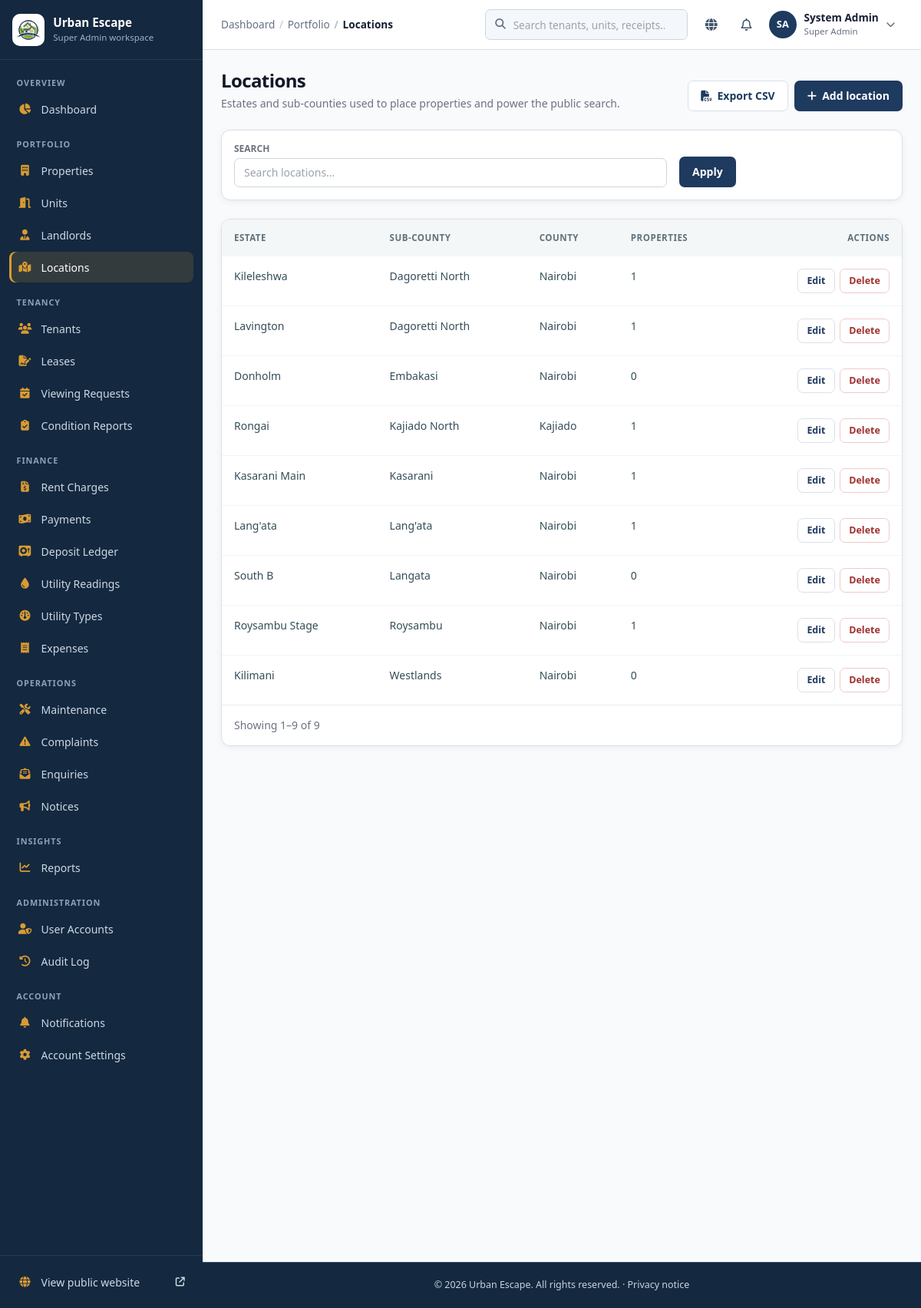
The page /admin/locations.php (signed in) on the database its author committed.
### tables this page shows
CREATE TABLE IF NOT EXISTS locations (
    id INT AUTO_INCREMENT PRIMARY KEY,
    county VARCHAR(100) DEFAULT 'Nairobi',
    sub_county VARCHAR(100) NOT NULL,
    estate VARCHAR(100) NOT NULL,
    created_at TIMESTAMP DEFAULT CURRENT_TIMESTAMP
);

### admin/locations.php (called while the page is built)
<?php
require_once __DIR__ . '/../includes/crud.php';
crud_run([
    'module' => 'locations',
    'table' => 'locations',
    'singular' => 'Location',
    'plural' => 'Locations',
    'description' => 'Estates and sub-counties used to place properties and power the public search.',
    'fields' => [
        'county' => ['label' => 'County', 'required' => true, 'max' => 100, 'default' => 'Nairobi'],
        'sub_county' => ['label' => 'Sub-county', 'required' => true, 'max' => 100],
        'estate' => ['label' => 'Estate', 'required' => true, 'max' => 100],
    ],
    'list' => [
        'sql' => 'SELECT l.id, l.county, l.sub_county, l.estate, (SELECT COUNT(*) FROM properties p WHERE p.location_id = l.id) AS property_count FROM locations l',
        'columns' => [
            'estate' => ['label' => 'Estate'],
            'sub_county' => ['label' => 'Sub-county'],
            'county' => ['label' => 'County'],
            'property_count' => ['label' => 'Properties'],
        ],
        'search' => ['l.estate', 'l.sub_county', 'l.county'],
        'order' => 'l.sub_county, l.estate',
    ],
    'messages' => ['in_use' => 'Properties are still assigned to this location, so it cannot be deleted.'],
]);

### includes/functions.php (called while the page is built, shortened)
<?php
function e($string) {
    return htmlspecialchars($string ?? '', ENT_QUOTES, 'UTF-8');
}

### config/modules.php (called while the page is built, shortened)
<?php
function app_modules(): array {
    static $modules = null;
    if ($modules !== null) return $modules;
    $managers = ['Super Admin', 'Property Manager'];
    $finance = ['Super Admin', 'Property Manager', 'Accountant'];
    $landlord = ['Landlord'];
    $caretaker = ['Caretaker'];
}
function user_can_access_module(string $key): bool {
    $user = getCurrentUser();
    $modules = app_modules();
    return (int)$user['role_id'] === 1 || in_array($user['role_name'], $modules[$key]['roles'], true);
}

### includes/shell.php (called while the page is built, shortened)
<?php
require_once __DIR__ . '/../config/modules.php';
require_once __DIR__ . '/functions.php';
function current_module_key(): ?string {
    $script = str_replace('\\', '/', $_SERVER['SCRIPT_NAME'] ?? '');
    foreach (app_modules() as $key => $module) {
        if (substr($script, -strlen('/' . $module['path'])) === '/' . $module['path']) return $key;
    }
    return null;
}
function shell_breadcrumbs(string $dashboardUrl, ?string $pageTitle): array {
    $crumbs = [['Dashboard', $dashboardUrl]];
    $key = current_module_key();
    if ($key) {
        $module = app_modules()[$key];
        $crumbs[] = [$module['group'], null];
    }
    $crumbs[] = [$pageTitle ?? 'Page', null];
    return $crumbs;
}

### includes/crud.php (the view, shortened to what this page needs)
<?php
require_once __DIR__ . '/../config/modules.php';
require_once __DIR__ . '/functions.php';
function crud_run(array $resource): void {
    $r = crud_prepare_resource($resource);
    $db = db();
    crud_render_list($db, $r);
}
function crud_prepare_resource(array $r): array {
    $r += ['description' => '', 'allow_create' => true, 'allow_edit' => true, 'allow_delete' => true,
        'delete_roles' => null, 'hooks' => [], 'actions' => [], 'list' => [], 'messages' => [], 'scope' => null];
    $r['list'] += ['where' => '', 'search' => [], 'filters' => [], 'order' => 'id DESC', 'row_actions' => null, 'panel' => null];
    $r['url'] = module_url($r['module']);
    return $r;
}
function crud_can(array $r, string $operation): bool {
    if ($operation === 'create') return $r['allow_create'];
    if ($operation === 'edit') return $r['allow_edit'];
    if ($r['delete_roles'] === null) return true;
    $user = getCurrentUser();
    return (int)$user['role_id'] === 1 || in_array($user['role_name'], $r['delete_roles'], true);
}
function crud_list_query(PDO $db, array $r): array {
    $list = $r['list'];
    $where = $list['where'] !== '' ? ['(' . $list['where'] . ')'] : [];
    $params = [];
    $active = [];
    $search = trim(is_string($_GET['q'] ?? null) ? $_GET['q'] : '');
    $sql = $list['sql'] . ($where ? ' WHERE ' . implode(' AND ', $where) : '');
    return [$sql, $params, $active];
}
function crud_cell(array $column, array $row, string $key): string {
    $format = $column['format'] ?? null;
    $value = $row[$key] ?? null;
    return $value === null || $value === '' ? '<span class="text-gray-400">—</span>' : e((string)$value);
}
function crud_render_list(PDO $db, array $r): void {
    [$sql, $params, $active] = crud_list_query($db, $r);
    $countStmt = $db->prepare("SELECT COUNT(*) FROM ($sql) AS crud_count");
    $countStmt->execute($params);
    $total = (int)$countStmt->fetchColumn();
    $pages = max(1, (int)ceil($total / CRUD_PAGE_SIZE));
    $page = min($pages, max(1, (int)($_GET['page'] ?? 1)));
    $offset = ($page - 1) * CRUD_PAGE_SIZE;
    $stmt = $db->prepare("$sql ORDER BY {$r['list']['order']} LIMIT " . CRUD_PAGE_SIZE . " OFFSET $offset");
    $stmt->execute($params);
    $rows = $stmt->fetchAll();
    $columns = $r['list']['columns'];
    $canEdit = crud_can($r, 'edit');
    $canDelete = crud_can($r, 'delete');
    $hasActions = $canEdit || $canDelete || $r['list']['row_actions'];
    include __DIR__ . '/layout_top.php';
    ?>
    <div class="flex flex-col md:flex-row md:items-end md:justify-between gap-4">
        <div>
            <h1 class="text-2xl font-bold text-gray-900"><?php echo e($r['plural']); ?></h1>
            <?php if ($r['description']): ?><p class="text-sm text-gray-500 mt-1"><?php echo e($r['description']); ?></p><?php endif; ?>
        </div>
        <div class="flex flex-wrap gap-2">
            <a class="btn btn-secondary" href="<?php echo e($r['url'] . '?' . http_build_query(['action' => 'export'] + $active)); ?>"><i class="fa-solid fa-file-csv" aria-hidden="true"></i> Export CSV</a>
            <?php if (crud_can($r, 'create')): ?><a class="btn btn-primary" href="<?php echo e($r['url'] . '?action=create'); ?>"><i class="fa-solid fa-plus" aria-hidden="true"></i> Add <?php echo e(strtolower($r['singular'])); ?></a><?php endif; ?>
        </div>
    </div>
    <?php if ($r['list']['search'] || $r['list']['filters']): ?>
    <form method="get" class="filter-bar bg-white p-4 rounded-xl border border-gray-100 shadow-sm" role="search">
        <?php if ($r['list']['search']): ?>
        <div class="filter-search"><label for="crud-q" class="block text-xs font-semibold text-gray-500 uppercase mb-1">Search</label>
            <input id="crud-q" type="search" name="q" value="<?php echo e($active['q'] ?? ''); ?>" placeholder="Search <?php echo e(strtolower($r['plural'])); ?>…" class="w-full px-3 py-2 border border-gray-300 rounded-lg text-sm"></div>
        <?php endif; ?>
        <div class="flex items-end gap-2"><button type="submit" class="btn btn-primary">Apply</button><?php if ($active): ?><a class="btn btn-secondary" href="<?php echo e($r['url']); ?>">Reset</a><?php endif; ?></div>
    </form>
    <?php endif; ?>
    <section class="bg-white rounded-xl border border-gray-100 shadow-sm overflow-hidden" aria-label="<?php echo e($r['plural']); ?> list">
        <div class="overflow-x-auto"><table class="w-full text-left border-collapse">
            <thead><tr class="bg-gray-50 text-xs font-semibold text-gray-500 uppercase">
                <?php foreach ($columns as $column): ?><th scope="col" class="p-4"><?php echo e($column['label']); ?></th><?php endforeach; ?>
                <?php if ($hasActions): ?><th scope="col" class="p-4 text-right">Actions</th><?php endif; ?>
            </tr></thead>
            <tbody class="divide-y divide-gray-100 text-sm">
            <?php foreach ($rows as $row): ?>
                <tr>
                    <?php foreach ($columns as $key => $column): ?><td class="p-4 align-top"><?php echo crud_cell($column, $row, $key); ?></td><?php endforeach; ?>
                    <?php if ($hasActions): ?><td class="p-4 align-top"><div class="row-actions">
                        <?php if ($canEdit): ?><a class="btn btn-small btn-secondary" href="<?php echo e($r['url'] . '?action=edit&id=' . (int)$row['id']); ?>">Edit</a><?php endif; ?>
                        <?php if ($canDelete): ?>
                        <form method="post" action="<?php echo e($r['url']); ?>" data-confirm="Delete this <?php echo e(strtolower($r['singular'])); ?>? This cannot be undone.">
                            <button type="submit" class="btn btn-small btn-danger">Delete</button>
                        </form>
                        <?php endif; ?>
                    </div></td><?php endif; ?>
                </tr>
            <?php endforeach; ?>
            </tbody>
        </table></div>
        <?php if ($total > 0): ?>
        <nav class="pagination" aria-label="Pagination">
            <p class="text-sm text-gray-500">Showing <?php echo $offset + 1; ?>–<?php echo min($offset + CRUD_PAGE_SIZE, $total); ?> of <?php echo $total; ?></p>
        </nav>
        <?php endif; ?>
    </section>
    <?php
    include __DIR__ . '/layout_bottom.php';
}
    ?>

### assets/app.css (style rules this page uses)
:root { --color-primary: #1e3a5f; --color-secondary: #14283f; --color-accent: #d89b32; --color-success: #198754; --color-danger: #dc3545; }
body { font-family: 'Inter', system-ui, -apple-system, BlinkMacSystemFont, "Segoe UI", Roboto, "Helvetica Neue", Arial, sans-serif; background-color: #f8fafc; color: #1e293b; margin: 0; padding: 0; -webkit-font-smoothing: antialiased; }
:root { --site-ink:#172033; --site-muted:#566175; --site-navy:#1e3a5f; --site-blue:#345c82; --site-pale:#eaf2f8; --site-line:#d9e1ea; --site-accent:#d89b32; --site-link:#22566e; }
html { scroll-behavior:smooth; }
:root { --primary: #1e3a5f; --primary-dark: #14283f; --primary-light: #eaf2f8; --secondary: #14283f; --accent: #d89b32; --background: #f4f7fb; --surface-soft: #eef3f8; --surface: #ffffff; --text: #172033; --text-muted: #667085; --border: #d9e1ea; --success: #198754; --warning: #d99a00; --danger: #dc3545; --shadow-sm: 0 2px 8px rgba(15, 23, 42, .06); --shadow-md: 0 8px 25px rgba(15, 23, 42, .08); --radius-sm: 7px; --radius-md: 12px; --radius-lg: 16px; }
html { color-scheme: light; }
body { color:var(--text); background:var(--background); font-family:Inter,system-ui,-apple-system,"Segoe UI",sans-serif; }
body.bg-gray-50,.bg-gray-50 { background-color:var(--background); }
.text-gray-800 { color:var(--text); }
h1,h2,h3,h4 { color:#1c3542; letter-spacing:-.025em; }
p { line-height:1.55; }
a,button,input,select,textarea { -webkit-tap-highlight-color:transparent; }
button { cursor:pointer; transition:background-color .16s ease,color .16s ease,border-color .16s ease,box-shadow .16s ease,transform .16s ease; }
input:not([type="checkbox"]):not([type="radio"]),select,textarea { max-width:100%; border-color:#cbd8dc; border-radius:var(--radius-sm); color:var(--text); }
input::placeholder,textarea::placeholder { color:#8a989e; }
label { color:#435963; }
.bg-white.rounded-xl.border,.bg-white.rounded-xl.shadow-sm { border-color:var(--border); box-shadow:var(--shadow-sm); }
.bg-white.rounded-xl.border.shadow-sm { transition:box-shadow .18s ease,border-color .18s ease; }
main h1 { line-height:1.2; }
table { color:#354d58; font-size:.88rem; }
table thead th { background:#f4f7f8; color:#5d717b; font-size:.72rem; font-weight:700; letter-spacing:.045em; white-space:nowrap; }
table th,table td { border-color:#e7edef; }
table tbody tr { transition:background-color .14s ease; }
.overflow-x-auto { position:relative; max-width:100%; scrollbar-width:thin; }
.text-gray-500 { color:#6b7d86; }
.btn { display:inline-flex; align-items:center; justify-content:center; gap:.45rem; min-height:40px; padding:.5rem 1rem; border:1px solid transparent; border-radius:var(--radius-sm); font-size:.875rem; font-weight:600; line-height:1.2; text-decoration:none; white-space:nowrap; }
.btn-primary { background:var(--primary); color:#fff; }
.btn-secondary { background:#fff; color:var(--primary); border-color:var(--border); }
.btn-danger { background:#fff; color:#a12f2f; border-color:#f0caca; }
.btn-small { min-height:32px; padding:.3rem .7rem; font-size:.78rem; }
.row-actions { display:flex; flex-wrap:wrap; justify-content:flex-end; gap:.4rem; }
.row-actions form { margin:0; }
.filter-bar { display:grid; grid-template-columns:repeat(auto-fit,minmax(170px,1fr)); gap:1rem; }
@media (min-width:640px) { .filter-search { grid-column:span 2; } }
.pagination { display:flex; flex-wrap:wrap; align-items:center; justify-content:space-between; gap:.75rem; padding:1rem; border-top:1px solid #e7edef; }

### rows shown on the page
locations: estate "Kileleshwa", sub_county "Dagoretti North", county "Nairobi", value "1"
locations: estate "Lavington", sub_county "Dagoretti North", county "Nairobi", value "1"
locations: estate "Donholm", sub_county "Embakasi", county "Nairobi", value "0"
locations: estate "Rongai", sub_county "Kajiado North", county "Kajiado", value "1"
locations: estate "Kasarani Main", sub_county "Kasarani", county "Nairobi", value "1"
locations: estate "Lang'ata", sub_county "Lang'ata", county "Nairobi", value "1"
locations: estate "South B", sub_county "Langata", county "Nairobi", value "0"
locations: estate "Roysambu Stage", sub_county "Roysambu", county "Nairobi", value "1"
locations: estate "Kilimani", sub_county "Westlands", county "Nairobi", value "0"

### other values the page prints
APP_NAME "Urban Escape"
$role "Super Admin"
$label "OVERVIEW ACCOUNT"
$label "Dashboard Notifications Account Settings"
$label "PORTFOLIO"
$label "Properties"
$label "Units"
$label "Landlords"
$label "Locations"
$label "TENANCY"
$label "Tenants"
$label "Leases"
$label "Viewing Requests"
$label "Condition Reports"
$label "FINANCE"
